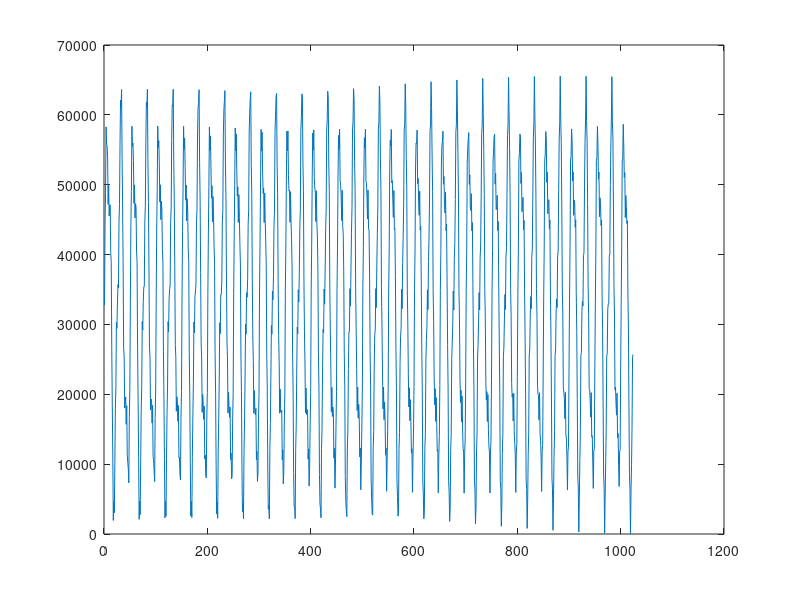
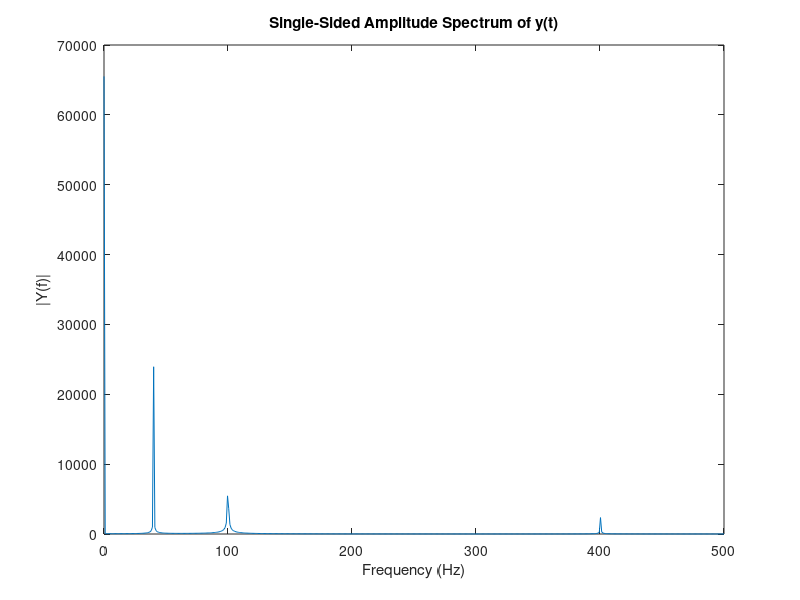

These charts were generated, in order, by the following MATLAB code:
%%%%%%%%%%%%%%%%%%%%%%%%%%%%%%%%%%%%%%%%%%%%%%%%%%%%%%%%%%%%%%%%%%%%%%%%%
% Arbitrary waveform generation
%%%%%%%%%%%%%%%%%%%%%%%%%%%%%%%%%%%%%%%%%%%%%%%%%%%%%%%%%%%%%%%%%%%%%%%%%
clc;clear all;close all;

F_SAMPLING = 1000; % in Hertz
TIME_LENGTH = 1.024; % in seconds

DATA_POINTS = TIME_LENGTH * F_SAMPLING;
input = zeros(1,DATA_POINTS);

t = (0 : 1/F_SAMPLING : (TIME_LENGTH-(1/F_SAMPLING)));
f = [40,100,400.5];
c = [1,0.3,0.1];

for k = 1:length(f)
    input = input + (c(k) * sin(2*pi*f(k)*t));
end

input = input - min(input);
input = input * (65535/max(input));
input = uint16(input);
figure;plot(input);

fd = fopen('raw.txt','w');
for k = 1:DATA_POINTS
    temp = sprintf('%d\n',input(k));
    fprintf(fd,'%s',temp);
end
fclose(fd);

Fs = F_SAMPLING;
NFFT = 2^nextpow2(DATA_POINTS);
Y = fft(input,NFFT)/DATA_POINTS;
f = Fs/2*linspace(0,1,NFFT/2+1);

% Plot single-sided amplitude spectrum.
figure; plot(f,2*abs(Y(1:NFFT/2+1))) 
title('Single-Sided Amplitude Spectrum of y(t)')
xlabel('Frequency (Hz)')
ylabel('|Y(f)|')
